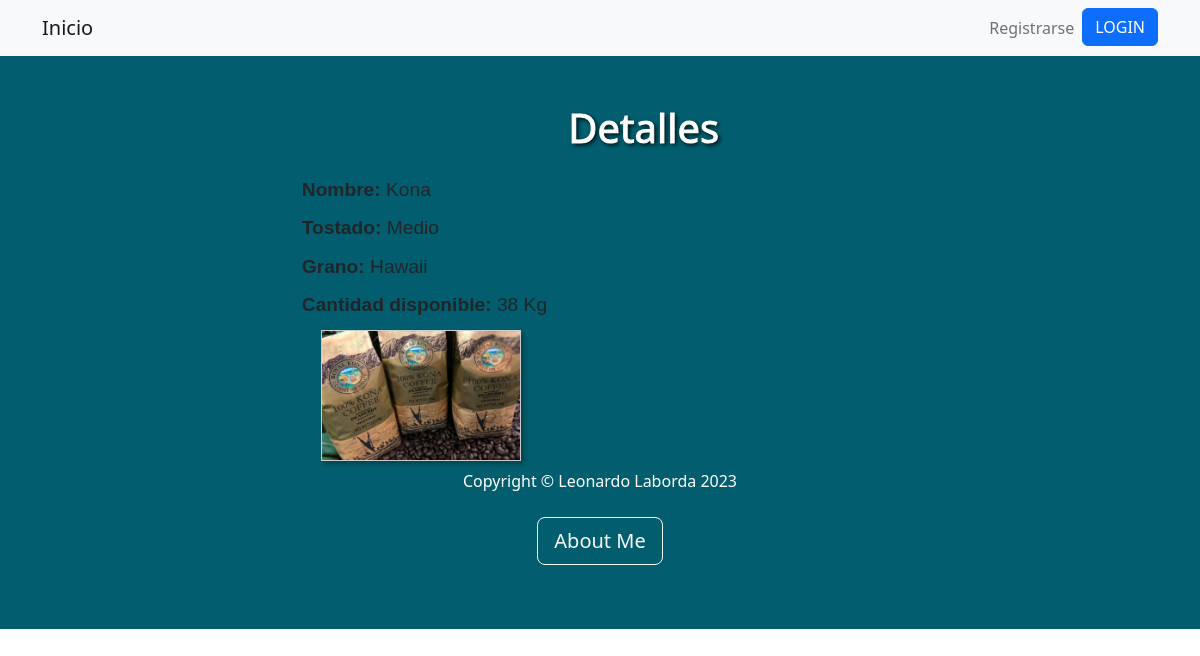
The app's page /tercera_entregaApp/cafedetail/3/ with its own data.
### tercera_entregaApp/models.py (models this page shows, shortened)
class Tipo_cafe(models.Model):
    nombre = models.CharField(max_length=50)
    tostado = models.CharField(max_length=50)
    grano = models.CharField(max_length=50)
    cantidad_kg = models.IntegerField()
    imagen = models.ImageField(upload_to='tipo_cafe/', blank=True, null=True)

### tercera_entregaApp/views.py (the view)
# urls.py: path('cafedetail/<pk>/', Cafedetail.as_view(), name="cafedetail"),
class Cafedetail(DetailView):
  model = Tipo_cafe
  template_name = 'cafedetail.html'
  context_object_name = 'cafedet'

### tercera_entregaApp/templates/cafedetail.html (shortened to what this page needs)
{% extends 'base.html' %}
{% load static %}
{% block herencia %}
<header class="bs-primary" style="background-color: #025e6e; py-5">
    <div class="container">
      <div class="row justify-content-center align-items-center">
        <div class="col-md-8 col-lg-6 text-center">
          <h1 class="display-6 text-white mb-3" style="text-shadow: 2px 2px 4px #000000; -webkit-text-stroke-width: 1px; -webkit-text-stroke-color: #ffffff;">Detalles</h1>
        </div>
      </div>
    </div>
  </header>
<head>
    <link href="{% static 'css/estilos.css' %}" rel="stylesheet" />
</head>
  <div class="container">
    <div class="info">
      <p><strong>Nombre:</strong> {{ cafedet.nombre }}</p>
      <p><strong>Tostado:</strong> {{ cafedet.tostado }}</p>
      <p><strong>Grano:</strong> {{ cafedet.grano }}</p>
      <p><strong>Cantidad disponible:</strong> {{ cafedet.cantidad_kg }} Kg</p>
    </div>
    <div class="image">
      {% if cafedet.imagen %}
        <img src="{{ cafedet.imagen.url }}" alt="Imagen del café {{ cafedet.nombre }}">
      {% endif %}
    </div>
  </div>
{% endblock herencia %}

### tercera_entregaApp/static/css/estilos.css (style rules this page uses)
.container { display: flex; flex-wrap: wrap; justify-content: center; margin-top: 0; }
.info { width: 50%; margin-right: 2em; font-family: Arial, sans-serif; font-size: 1.2em; }
.info p { margin-bottom: 0.5em; }
.image { width: 50%; }
.image img { max-width: 100%; }
.container img { border: 1px solid #ccc; }
.container img { width: 200px; object-fit: cover; box-shadow: 3px 3px 5px rgba(0, 0, 0, 0.3); }

### records on screen
Tipo_cafe: nombre "Kona", tostado "Medio", grano "Hawaii", cantidad_kg "38", imagen (picture)
